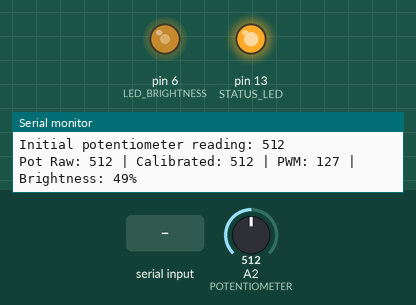
This sketch was run on a simulated Arduino Uno, built with avr-gcc and run on an emulated ATmega328P. Parts: output pins drawn as LEDs (lit = HIGH), the last lines printed to the serial monitor. Dashed ring = blinking. The inputs (shaded band) are chosen by the test bench; at power-on: A2 (POTENTIOMETER) = 512.

Above: at 1.3 s.
1.4 s: A2 (POTENTIOMETER) set to 716
At 2.6 s:
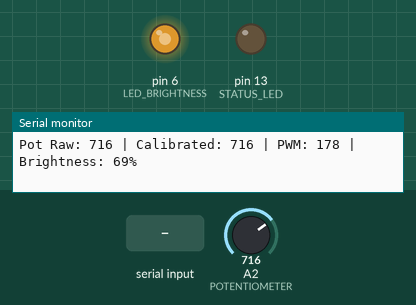
4.4 s: A2 (POTENTIOMETER) set to 900
At 5.8 s:
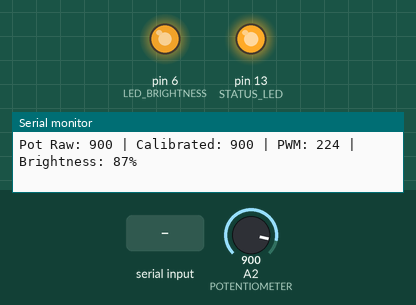
7.4 s: A2 (POTENTIOMETER) set to 190
At 10.3 s:
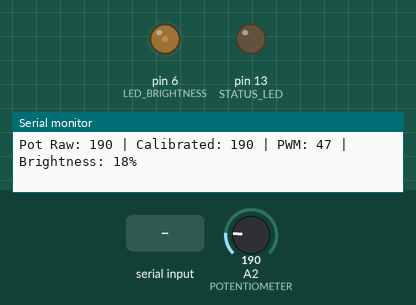
10.4 s: "c" received over Serial
At 11.4 s:
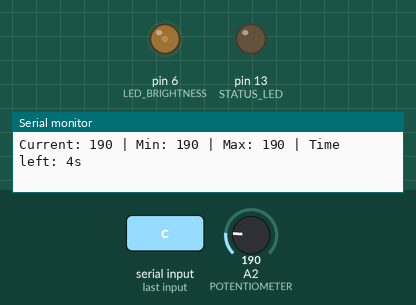
11.9 s: "C" received over Serial
At 13.3 s:
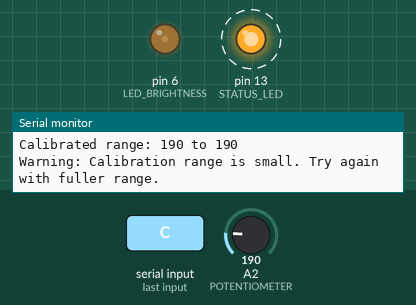
14.5 s: A2 (POTENTIOMETER) set to 0
At 15.8 s:
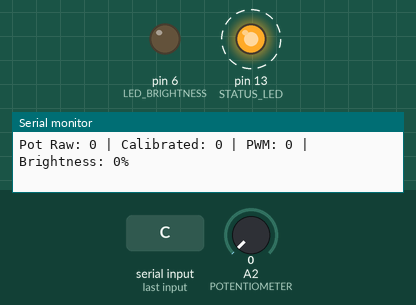
Timing chart, 0 to 18.5 s (numbered marks = the images above; inputs shaded):
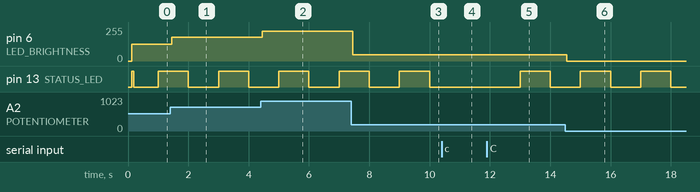

The sketch:

p2_uc_module.ino
```cpp
// ============================================
// PRACTICE 2: ANALOG INPUT - POTENTIOMETER LED CONTROL
// ============================================

// Pin definitions
const int POTENTIOMETER = A2;
const int LED_BRIGHTNESS = 6;  // Must be PWM capable pin
const int STATUS_LED = 13;

// Variables
int potValue = 0;
int ledBrightness = 0;
int lastPotValue = -1;
unsigned long lastUpdate = 0;
const int UPDATE_INTERVAL = 50; // Update every 50ms

// Calibration values
int potMin = 1023;
int potMax = 0;
bool calibrationMode = false;
unsigned long calibrationStart = 0;
const unsigned long CALIBRATION_TIME = 5000; // 5 seconds

void setup() {
  Serial.begin(9600);

  // Configure pins
  pinMode(LED_BRIGHTNESS, OUTPUT);
  pinMode(STATUS_LED, OUTPUT);

  Serial.println("=== PRACTICE 2: ANALOG INPUT CONTROL ===");
  Serial.println("Potentiometer controls LED brightness");
  Serial.println("Send 'c' to start calibration mode");
  Serial.println("ADC Range: 0-1023, PWM Range: 0-255");
  Serial.println();

  // Initial readings
  potValue = analogRead(POTENTIOMETER);
  Serial.print("Initial potentiometer reading: ");
  Serial.println(potValue);

  digitalWrite(STATUS_LED, HIGH);
}

void loop() {
  unsigned long currentTime = millis();

  // Handle serial commands
  handleSerialCommands();

  // Handle calibration mode
  if (calibrationMode) {
    handleCalibration(currentTime);
    return; // Skip normal operation during calibration
  }

  // Read and process potentiometer
  if (currentTime - lastUpdate >= UPDATE_INTERVAL) {
    readAndProcessPotentiometer();
    lastUpdate = currentTime;
  }

  // Status LED heartbeat
  digitalWrite(STATUS_LED, (currentTime / 1000) % 2);
}

void handleSerialCommands() {
  if (Serial.available()) {
    char command = Serial.read();

    switch (command) {
      case 'c':
      case 'C':
        startCalibration();
        break;
      case 's':
      case 'S':
        printDetailedStatus();
        break;
      case 'r':
      case 'R':
        resetCalibration();
        break;
    }
  }
}

void readAndProcessPotentiometer() {
  potValue = analogRead(POTENTIOMETER);

  // Apply calibration if available
  int calibratedValue = potValue;
  if (potMax > potMin) {
    calibratedValue = map(potValue, potMin, potMax, 0, 1023);
    calibratedValue = constrain(calibratedValue, 0, 1023);
  }

  // Convert to PWM value (0-255)
  ledBrightness = map(calibratedValue, 0, 1023, 0, 255);

  // Update LED
  analogWrite(LED_BRIGHTNESS, ledBrightness);

  // Print values if changed significantly
  if (abs(potValue - lastPotValue) > 5) {
    Serial.print("Pot Raw: ");
    Serial.print(potValue);
    Serial.print(" | Calibrated: ");
    Serial.print(calibratedValue);
    Serial.print(" | PWM: ");
    Serial.print(ledBrightness);
    Serial.print(" | Brightness: ");
    Serial.print(map(ledBrightness, 0, 255, 0, 100));
    Serial.println("%");

    lastPotValue = potValue;
  }
}

void startCalibration() {
  calibrationMode = true;
  calibrationStart = millis();
  potMin = 1023;
  potMax = 0;

  Serial.println("\n=== CALIBRATION MODE ===");
  Serial.println("Turn potentiometer to full range for 5 seconds...");
  Serial.println("Move from minimum to maximum position");
}

void handleCalibration(unsigned long currentTime) {
  int currentReading = analogRead(POTENTIOMETER);

  // Update min/max values
  if (currentReading < potMin) potMin = currentReading;
  if (currentReading > potMax) potMax = currentReading;

  // Show progress
  static unsigned long lastCalibrationUpdate = 0;
  if (currentTime - lastCalibrationUpdate >= 200) {
    Serial.print("Current: ");
    Serial.print(currentReading);
    Serial.print(" | Min: ");
    Serial.print(potMin);
    Serial.print(" | Max: ");
    Serial.print(potMax);
    Serial.print(" | Time left: ");
    Serial.print((CALIBRATION_TIME - (currentTime - calibrationStart)) / 1000);
    Serial.println("s");

    lastCalibrationUpdate = currentTime;
  }

  // Check if calibration time is up
  if (currentTime - calibrationStart >= CALIBRATION_TIME) {
    calibrationMode = false;

    Serial.println("\n=== CALIBRATION COMPLETE ===");
    Serial.print("Calibrated range: ");
    Serial.print(potMin);
    Serial.print(" to ");
    Serial.println(potMax);

    if (potMax - potMin < 100) {
      Serial.println("Warning: Calibration range is small. Try again with fuller range.");
    }
  }
}

void resetCalibration() {
  potMin = 1023;
  potMax = 0;
  Serial.println("Calibration reset to default values");
}

void printDetailedStatus() {
  Serial.println("\n=== DETAILED STATUS ===");
  Serial.print("Raw ADC Value: ");
  Serial.print(potValue);
  Serial.print(" (");
  Serial.print((potValue / 1023.0) * 5.0, 2);
  Serial.println("V)");

  Serial.print("PWM Value: ");
  Serial.print(ledBrightness);
  Serial.print(" (");
  Serial.print((ledBrightness / 255.0) * 100, 1);
  Serial.println("%)");

  Serial.print("Calibration Range: ");
  Serial.print(potMin);
  Serial.print(" to ");
  Serial.println(potMax);

  Serial.print("ADC Resolution: 10-bit (");
  Serial.print(5.0 / 1024, 4);
  Serial.println("V per step)");

  Serial.print("PWM Frequency: ~490Hz on pin ");
  Serial.println(LED_BRIGHTNESS);
  Serial.println();
}
```

Measured:
- after the input at 1.4 s, pin 6 (LED_BRIGHTNESS): 127/255 → 178/255 after 0.05 s
- after the input at 4.4 s, pin 6 (LED_BRIGHTNESS): 178/255 → 224/255 after 0.05 s
- after the input at 7.4 s, pin 6 (LED_BRIGHTNESS): 224/255 → 47/255 after 0.05 s
- after the input at 10.4 s, pin 13 (STATUS_LED): stays LOW (without the input it goes to HIGH after 0.60 s)
- after the input at 11.9 s, pin 13 (STATUS_LED): LOW → HIGH after 1.1 s, → LOW 1.0 s later
- after the input at 14.5 s, pin 6 (LED_BRIGHTNESS): 47/255 → 0/255 at once
